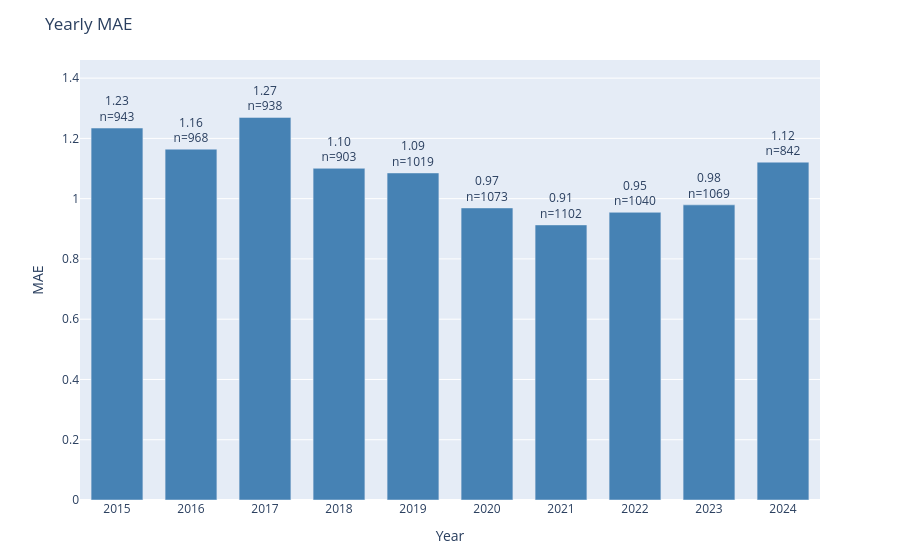

This figure's notebook cell:
### Code cell
plot_error_by_group(
    df=results_test,
    y_true_col='actual',
    y_pred_col='prediction',
    date_col='dt_temp',
    group_by='year',
    metric='mae',
    title='Yearly MAE'
)

### Figure 1 — Plotly figure (JSON) as saved in the notebook; plotly's stock layout.template omitted (floating-point values rounded to 4 significant figures)
{"data": [{"marker": {"color": "steelblue"}, "text": ["1.23<br>n=943", "1.16<br>n=968", "1.27<br>n=938", "1.10<br>n=903", "1.09<br>n=1019", "0.97<br>n=1073", "0.91<br>n=1102", "0.95<br>n=1040", "0.98<br>n=1069", "1.12<br>n=842"], "textposition": "outside", "type": "bar", "x": ["2015", "2016", "2017", "2018", "2019", "2020", "2021", "2022", "2023", "2024"], "y": [1.234, 1.164, 1.27, 1.101, 1.085, 0.9692, 0.9129, 0.9548, 0.9794, 1.121]}], "layout": {"bargap": 0.3, "margin": {"b": 60, "t": 60}, "title": {"text": "Yearly MAE"}, "uniformtext": {"minsize": 8, "mode": "hide"}, "xaxis": {"title": {"text": "Year"}}, "yaxis": {"range": [0, 1.46], "title": {"text": "MAE"}}}}
